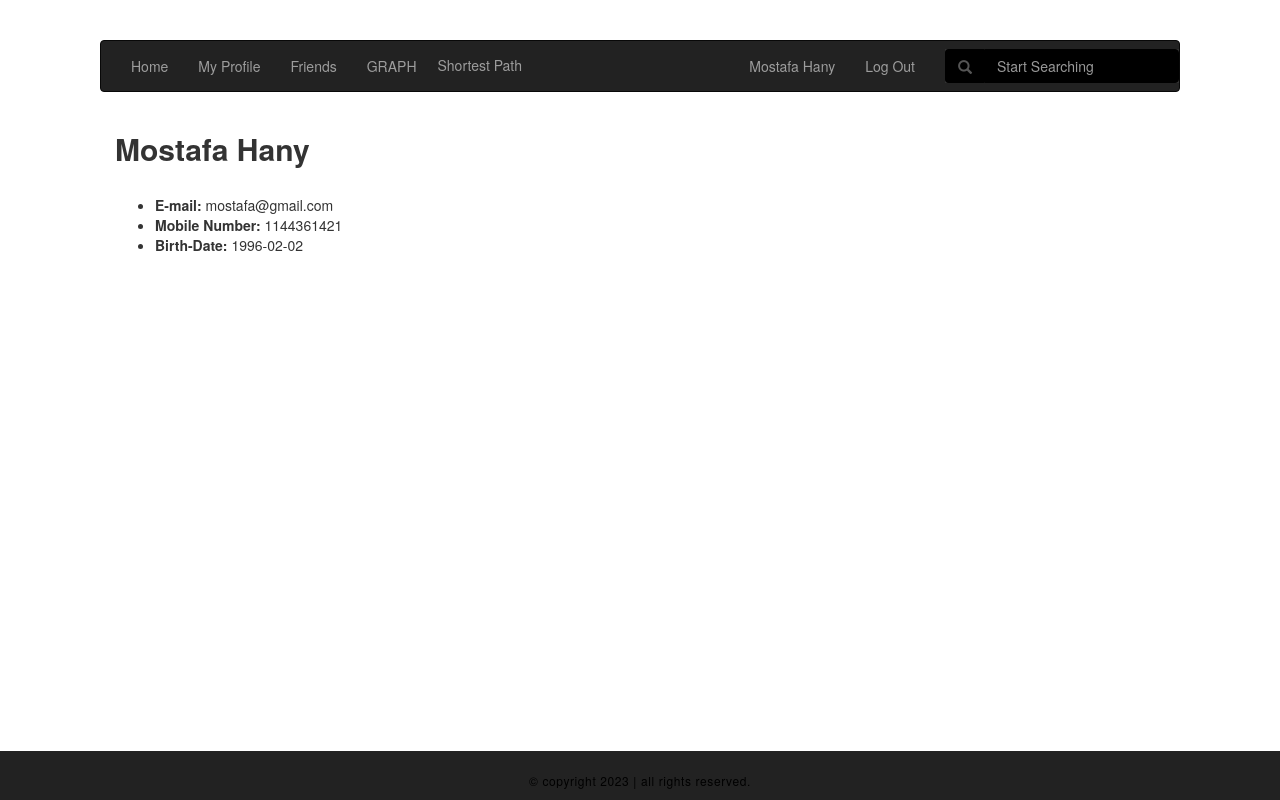
The page /Mostafa/ (signed in) on the database its author committed.
### social_network/models.py (models this page shows)
class CustomUser(AbstractUser):
    friends = models.ManyToManyField('self')
    username = models.CharField(max_length=100, unique=True)
    password = models.CharField(max_length=100)
    email = models.CharField(max_length=100, unique=True)
    first_name = models.CharField(max_length=100)
    last_name = models.CharField(max_length=100)
    birth_date = models.CharField(max_length=10)
    gender = models.CharField(max_length=8)
    mobile_number = models.CharField(max_length=15)
    def __str__(self):
        return self.first_name + " " + self.last_name

### social_network/views.py (the view, shortened to what this page needs)
# urls.py: url(r'^(?P<username>[\w.@+-]+)/$', views.Profile.as_view(), name='profile'),
class Profile(View):
    profile = 'social_network/profile.html'
    myprofile = 'social_network/myprofile.html'
    def get(self, request, username):
        G = nx.Graph()
        for user in CustomUser.objects.all():
            G.add_node(user.username)
        for user in CustomUser.objects.all():
            for friend in user.friends.all():
                G.add_edge(user.username, friend.username)
        myuser = request.user
        touser = user
        user = CustomUser.objects.get(username=username)
        temp = list(nx.common_neighbors(G,user.username, request.user.username))
        if request.user == user:
            return render(request, self.myprofile, {'user': user})
        return render(request, self.profile, {'user': user, 'count': len(temp), 'paths': temp})

### social_network/templates/social_network/myprofile.html (shortened to what this page needs)
<!DOCTYPE html>
<html lang="en">
<head>
<link rel="stylesheet" href="https://cdnjs.cloudflare.com/ajax/libs/font-awesome/4.7.0/css/font-awesome.min.css">
<link rel="stylesheet" href="https://maxcdn.bootstrapcdn.com/bootstrap/3.3.7/css/bootstrap.min.css">
<link rel="stylesheet" href="https://maxcdn.bootstrapcdn.com/bootstrap/3.3.7/css/bootstrap.min.css">
</head>
<body>
<nav class="navbar navbar-inverse">
  <div class="container-fluid">
    <ul class="nav navbar-nav">
      <li ><a href="/"> Home</a></li>
      <li><a href="/{{request.user.username}}">My Profile</a></li>
      <li><a href="/{{request.user.username}}/friends/">Friends</a></li>
      <li><a href="{%url 'graph'%}">GRAPH</a></li>
        <li><button  id="from_to">Shortest Path</button></li>
    </ul>
      <ul class="nav navbar-nav navbar-right">
           <li><a href="/{{request.user.username}}">{{request.user}}</a></li>
        <li><a href="/logout/">Log Out</a></li>
      <form class="navbar-form navbar-right" method="get" action="/">
          <div class="form-group" style="background-color:#333;">
            <div class="input-group" >
                <div class="input-group-addon" style="background-color:black;border-color:black;">
                    <span class="glyphicon glyphicon-search"></span>
                </div>
                 <input type="text" name="search" class="form-control" placeholder="Start Searching" style="background-color:black;border-color:black;">
            </div>
          </div>
      </form>
            </ul>
  </div>
</nav>
<div class="container">
    <div class="card">
      <h2 class="card-title"><b>{{user}}</b></h2>
        <br>
        <ul>
         <li class="card-text" class='big_font'><b>E-mail: </b><span class='small_font'>{{user.email}}</span></li>
         <li class="card-text" class='big_font'><b>Mobile Number: </b><span class='small_font'>{{user.mobile_number}}</span></li>
            <li class="card-text" class='big_font'><b>Birth-Date: </b><span class='small_font'>{{user.birth_date}}</span></li>
</ul>
</div>
<div class="container-fluid" id="footer">
   <div>
     <p>
       &copy; copyright 2023 | all rights reserved.
     </p>
   </div>
 </div>
</div>
</body>
</html>

### social_network/templates/social_network/myprofile.html (style rules this page uses)
body { margin:40px 100px; }
#footer { background: #222; border-top: 1px solid #222; margin: 0; padding: 0; width: 100%; position: fixed; left: 0; bottom: 0; text-align: center; }
#footer > div { margin: 0 auto; padding: 10px 0 10px; overflow: hidden; text-align: center; width: 100%; }
#footer div p { color: #000; display: inline-block; font-size: 12px; letter-spacing: 0.05em; margin: 0; padding: 10px 0 0; text-align: center; }
.small_font { font-size: 14; }
#from_to { background:#222; color:#9d9d9d; border-color:#222; border:none; margin-top:13px; }

### rows shown on the page
CustomUser: user "Mostafa Hany", first_name+last_name "Mostafa Hany", email "mostafa@gmail.com", mobile_number "1144361421", birth_date "1996-02-02"
